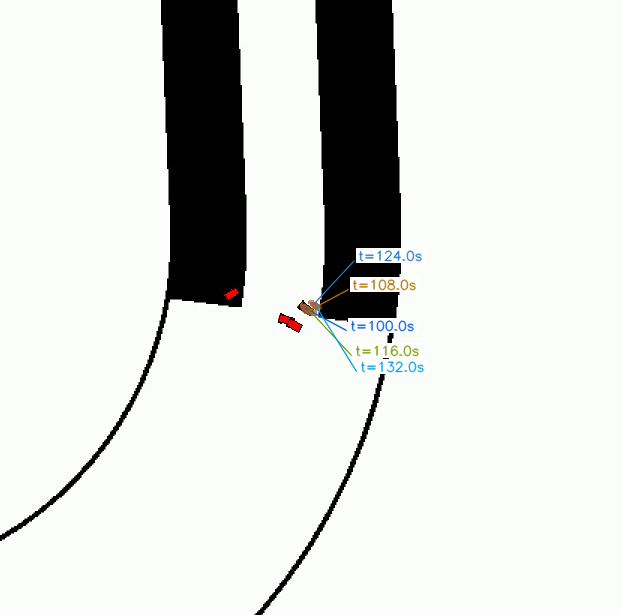
#> input picture baselines/vids/timeseries/ts_deform_4agent_narrow.png, 621 x 615 px
$ python video_timeseries.py ../../vids/timeseries/ts_deform_4agent_narrow.png
#> lines starting #> are read from the running program, lines starting #| are printed output that depends on the picture
#!/usr/bin/env python3
"""Extract evenly spaced frames from an MP4 and compose a labeled time-series grid."""

from __future__ import annotations

import argparse
import math
import os
import sys

import cv2
import numpy as np


def _parse_args() -> argparse.Namespace:
    p = argparse.ArgumentParser(description=__doc__)
    p.add_argument("video", help="Input MP4 path")
    p.add_argument(
        "-o", "--output",
        help="Output PNG path (default: results/timeseries/<video_stem>_timeseries.png)",
    )
    p.add_argument(
        "-n", "--num-frames", type=int, default=16,
        help="Number of frames to sample (default: 16)",
    )
    p.add_argument(
        "--cols", type=int, default=0,
        help="Grid columns (0 = auto, roughly sqrt(n))",
    )
    p.add_argument(
        "--thumb", type=int, default=320,
        help="Thumbnail width in pixels (height scales to keep aspect)",
    )
    p.add_argument(
        "--start-s", type=float, default=0.0,
        help="Start sampling time in seconds",
    )
    p.add_argument(
        "--end-s", type=float, default=-1.0,
        help="End sampling time in seconds (-1 = video duration)",
    )
    return p.parse_args()


def _grid_shape(n: int, cols: int) -> tuple[int, int]:
    if cols > 0:
        rows = math.ceil(n / cols)
        return rows, cols
    cols = max(1, round(math.sqrt(n)))
    rows = math.ceil(n / cols)
    return rows, cols


def _read_frame_at(cap: cv2.VideoCapture, t_s: float) -> np.ndarray | None:
    cap.set(cv2.CAP_PROP_POS_MSEC, max(0.0, t_s) * 1000.0)
    ok, frame = cap.read()
    if not ok or frame is None:
        return None
    return cv2.cvtColor(frame, cv2.COLOR_BGR2RGB)


def _label_frame(frame: np.ndarray, t_s: float, w: int) -> np.ndarray:
    h = int(frame.shape[0] * w / frame.shape[1])
    thumb = cv2.resize(frame, (w, h), interpolation=cv2.INTER_AREA)
    bar_h = 28
    canvas = np.full((h + bar_h, w, 3), 255, dtype=np.uint8)
    canvas[bar_h:, :] = thumb
    label = f"t = {t_s:6.1f} s"
    cv2.putText(
        canvas, label, (8, 19),
        cv2.FONT_HERSHEY_SIMPLEX, 0.55, (30, 30, 30), 1, cv2.LINE_AA,
    )
    return canvas


def build_timeseries(
    video_path: str,
    output_path: str,
    num_frames: int = 16,
    cols: int = 0,
    thumb_w: int = 320,
    start_s: float = 0.0,
    end_s: float = -1.0,
) -> str:
#> called with num_frames = 16, cols = 0, thumb_w = 320, start_s = 0, end_s = -1
    cap = cv2.VideoCapture(video_path)
    if not cap.isOpened():
        raise FileNotFoundError(f"Cannot open video: {video_path}")

    fps = cap.get(cv2.CAP_PROP_FPS) or 20.0
    n_total = int(cap.get(cv2.CAP_PROP_FRAME_COUNT) or 0)
    duration = n_total / fps if n_total > 0 else 0.0
    if duration <= 0:
        duration = cap.get(cv2.CAP_PROP_POS_MSEC) / 1000.0
    cap.release()

    if end_s < 0:
        end_s = duration
    end_s = min(end_s, max(0.0, duration - 0.05))
    start_s = max(0.0, min(start_s, end_s))

    if num_frames < 1:
        raise ValueError("num_frames must be >= 1")
    if num_frames == 1:
        times = [start_s]
    else:
        times = np.linspace(start_s, end_s, num_frames)

    cap = cv2.VideoCapture(video_path)
    cells = []
    for t in times:
        frame = _read_frame_at(cap, float(t))
        if frame is None:
            print(f"  [!] skip t={t:.1f}s (read failed)", file=sys.stderr)
            continue
        cells.append(_label_frame(frame, float(t), thumb_w))
#> this loop made 16 passes
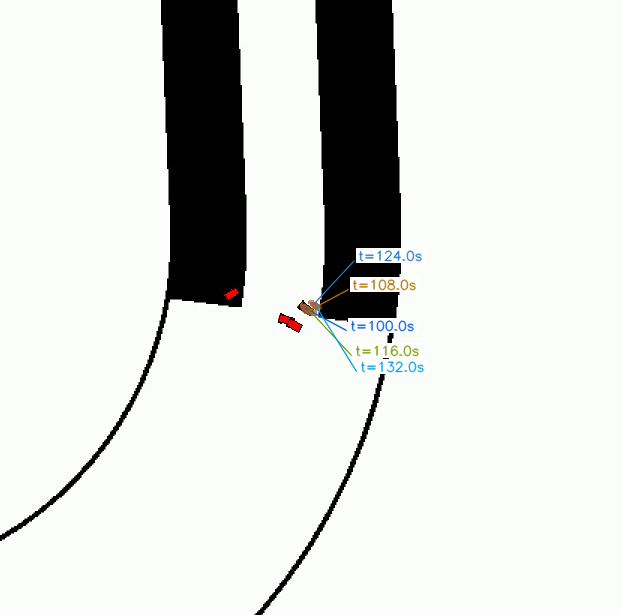
#> input picture baselines/vids/timeseries/ts_deform_4agent_narrow.png, 621 x 615 px
#> after the loop, cells = 16 items
    cap.release()

    if not cells:
        raise RuntimeError("No frames extracted")

    rows, cols = _grid_shape(len(cells), cols)
#> rows = 4; cols = 4
    cell_h, cell_w = cells[0].shape[:2]
#> cell_h = 344; cell_w = 320
    pad = 6
    grid = np.full(
        (rows * (cell_h + pad) + pad, cols * (cell_w + pad) + pad, 3),
        240, dtype=np.uint8,
    )
#> grid: shape (1406, 1310, 3); every value is 240
    for idx, cell in enumerate(cells):
        r, c = divmod(idx, cols)
        y0 = pad + r * (cell_h + pad)
        x0 = pad + c * (cell_w + pad)
        grid[y0 : y0 + cell_h, x0 : x0 + cell_w] = cell
#> this loop made 16 passes
#> (r, c, y0, x0) on passes 1 to 12: (0, 0, 6, 6), (0, 1, 6, 332), (0, 2, 6, 658), (0, 3, 6, 984), (1, 0, 356, 6), (1, 1, 356, 332), (1, 2, 356, 658), (1, 3, 356, 984), (2, 0, 706, 6), (2, 1, 706, 332), (2, 2, 706, 658), (2, 3, 706, 984)
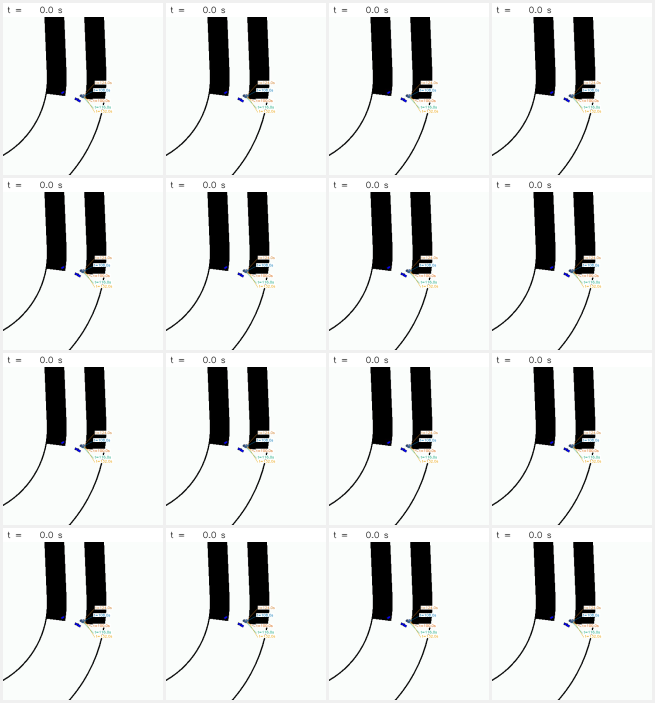
#> grid: shape (1406, 1310, 3) (shown at 1/2 size); mean of channels 0, 1, 2 221.6, 223.1, 220.8; drawn as B, G, R

    os.makedirs(os.path.dirname(output_path) or ".", exist_ok=True)
    cv2.imwrite(output_path, cv2.cvtColor(grid, cv2.COLOR_RGB2BGR))
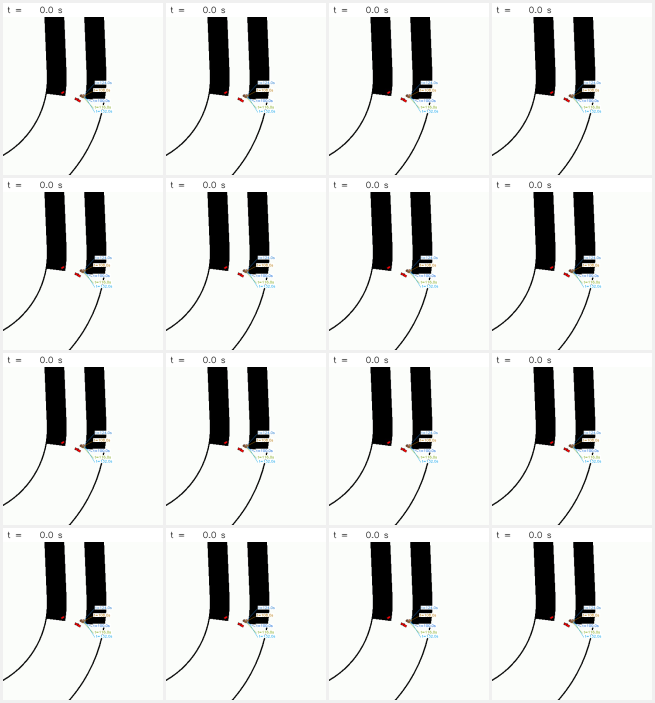
#> saved as ts_deform_4agent_narrow_timeseries.png: shape (1406, 1310, 3) (shown at 1/2 size); mean B, G, R 220.8, 223.1, 221.6
    return output_path


def main() -> None:
    args = _parse_args()
    video = os.path.abspath(args.video)
    if args.output:
        out = os.path.abspath(args.output)
    else:
        stem = os.path.splitext(os.path.basename(video))[0]
        root = os.path.dirname(os.path.dirname(video))
        if os.path.basename(root) == "videos":
            root = os.path.dirname(root)
        out = os.path.join(root, "timeseries", f"{stem}_timeseries.png")

    path = build_timeseries(
        video,
        out,
        num_frames=args.num_frames,
        cols=args.cols,
        thumb_w=args.thumb,
        start_s=args.start_s,
        end_s=args.end_s,
    )
    img = cv2.imread(path)
    h, w = img.shape[:2]
#> h = 1406; w = 1310
    print(f"Saved {path}  ({w}x{h}, {args.num_frames} samples)")
#| Saved baselines/vids/timeseries/ts_deform_4agent_narrow_timeseries.png  (1310x1406, 16 samples)


if __name__ == "__main__":
    main()
